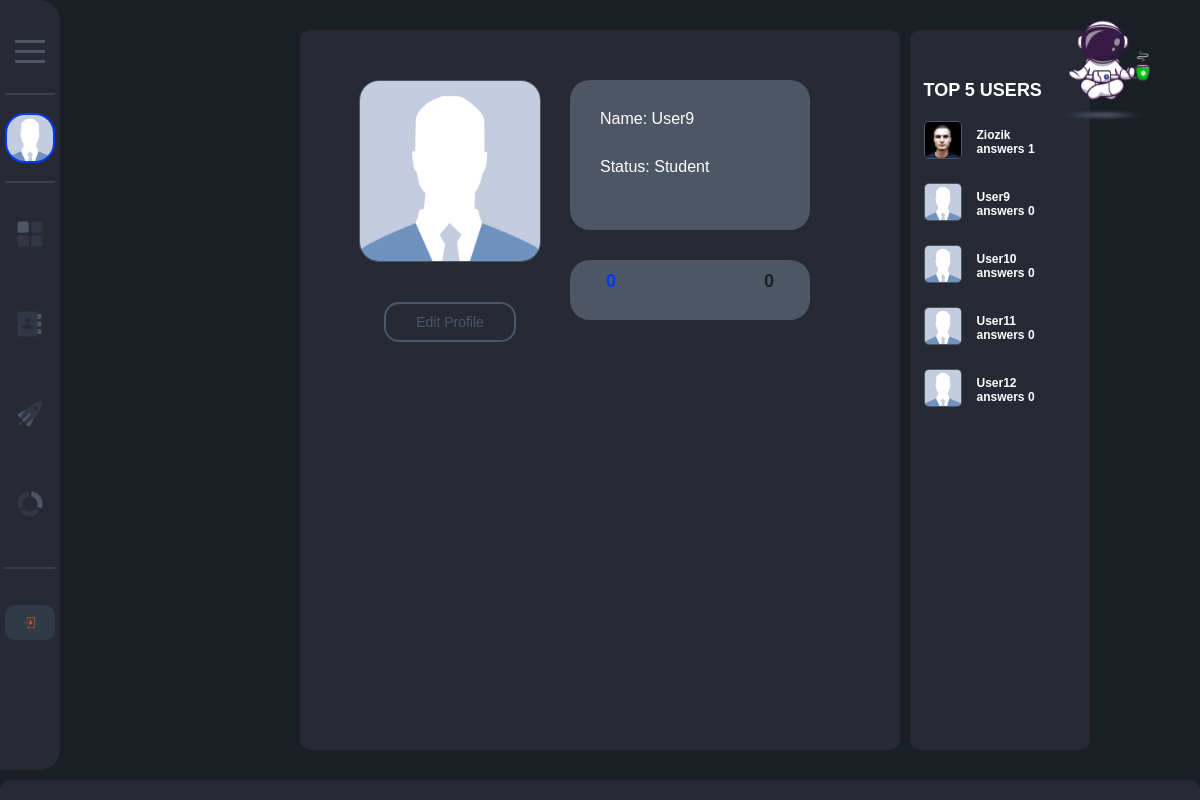
Screenshot of /Profile/ (signed in) with the database file from the repository.
### home/models.py (models this page shows, shortened)
class UserProfile(models.Model):
    user = models.OneToOneField(User, on_delete=models.PROTECT, null=True)
    avatar = models.ImageField(upload_to="photos/%Y/%m/%d", default='placeholder.png')
    user_name = models.CharField(max_length=255)
    user_status = models.ForeignKey(UserCategory, on_delete=models.CASCADE, default=1)
    correct = models.IntegerField(default=0)
    incorrect = models.IntegerField(default=0)
    def get_absolute_url(self):
        return reverse('User', kwargs={'pk': self.pk})

class UserCategory(models.Model):
    name = models.CharField(max_length=100, db_index=True, null=True)
    def __str__(self):
        return self.name

### home/views.py (the view)
# urls.py: path('Profile/', ProfileUser.as_view(), name='Profile'),
class ProfileUser(DataMixin, TemplateView):
    template_name = 'home/Profile.html'
    model = UserProfile
    def get_context_data(self, object_list=None, **kwargs):
        context = super().get_context_data(**kwargs)
        user = context['user'] = UserProfile.objects.get(user=self.request.user)
        c_def = self.get_user_context(title=user.user_name)
        answers = user.correct + user.incorrect
        if answers:
            context["correct"] = (user.correct/answers)*100
            context["incorrect"] = (user.incorrect/answers)*100
        else:
            context["correct"] = 0
            context["incorrect"] = 0
        context['user'] = user
        return dict(list(context.items())+list(c_def.items()))

### home/utils.py (called while the page is built)
    def get_user_context(self, **kwargs):
        context = kwargs
        top = UserProfile.objects.order_by('-correct')[:5]
        context['top'] = top
        return  context

### home/templates/home/Profile.html
{% extends "home/main.html" %}
{% block content %}
    <content >
        {% include "home/includes/profile.html" %}
    </content>
{% endblock %}

### home/templates/home/includes/header.html (shortened to what this page needs)
{% load static %}
{% block content %}
<nav class="nav" id="nav">
{% if request.user.is_authenticated %}
    <div id="container_burger">
        <div class="burger" id="burger">
        </div>
    </div>
<div class="profile_date" id="profile_date">
    <img src=" {{request.user.userprofile.avatar.url}}" alt="profile_foto" class="profile_foto" id="profile_foto">
</div>
    <ul class="nav_items" id="nav_items">
        <li class="nav_item">
            <a href="{% url 'home' %}" class="nav_link">
                <div class="nav_item_content">
                    <div class="icon_nav_item" >
                    </div>
                </div>
            </a>
        <li class="nav_item" >
            <a href="{% url 'Profile' %}" class="nav_link" >
                <div class="nav_item_content">
                    <div class="icon_nav_item">
                    </div>
                </div>
            </a>
    </li>
        <li class="nav_item">
            <a href="" class="nav_link">
                <div class="nav_item_content">
                       <div class="icon_nav_item">
                    </div>
                </div>
        </a>
        </li>
        <li class="nav_item">
            <a href="" class="nav_link">
                <div class="nav_item_content">
                    <div class="icon_nav_item">
                    </div>
                </div>
        </a></li>
    </ul>
{% endif %}
    {% if request.user.is_authenticated %}
        <a href="{% url 'LogOut' %}" style="transform: scale(-1,1)" class="btn_out" id="btn_out">
        </a>
{% endif %}
</nav>
{% endblock %}

### home/templates/home/includes/profile.html (shortened to what this page needs)
{% block content %}
{% load static %}
    <div class="user_profile">
        <div class="left_content_profile">
            <img class="img_profile_user" src="{{user.avatar.url}}" alt="">
            <a href="{% url 'EditProfile' %}" class="btn_profile">Edit Profile</a>
    </div>
            <div class="right_content_profile">
            <div class="info_profile_user">
                <span class="user_name_profile">Name: {{ user.user_name }} </span>
                <span class="user_status_profile">Status: {{ user.user_status }}</span>
            </div>
            <div class="profile_statistic">
            <div class="statisticbloc">
                <span class="statistic correct">
                   {{ user.correct }}
                </span>
                <span class="statistic incorrect">
                    {{ user.incorrect }}
                </span>
            </div>
                <div class="container_bar">
                    </div>
            </div>
    </div>
    </div>
{% endblock %}

### home/templates/home/includes/right-sidebar.html
{% block content %}
<div class="top_users">
<span class="title_sidebar">TOP 5 USERS</span>
{% for t in top %}
    <div class="top" >
    <a href="{{ t.get_absolute_url }}">
        <img src="{{ t.avatar.url }}" alt="" class="top_img">
    </a>
        <div class="top_info">
            <span class="top_name">{{ t.user_name }}</span>
            <span class="top_correct">answers {{ t.correct }}</span>
        </div>
    </div>
{% endfor %}
</div>
{% endblock %}

### rows the page displays
UserProfile: avatar (placeholder picture), user_name "User9", user_status "Student", correct "0", incorrect "0"
UserProfile: avatar (picture), user_name "Ziozik", correct "1"
UserProfile: avatar (placeholder picture), user_name "User10", correct "0"
UserProfile: avatar (placeholder picture), user_name "User11", correct "0"
UserProfile: avatar (placeholder picture), user_name "User12", correct "0"
